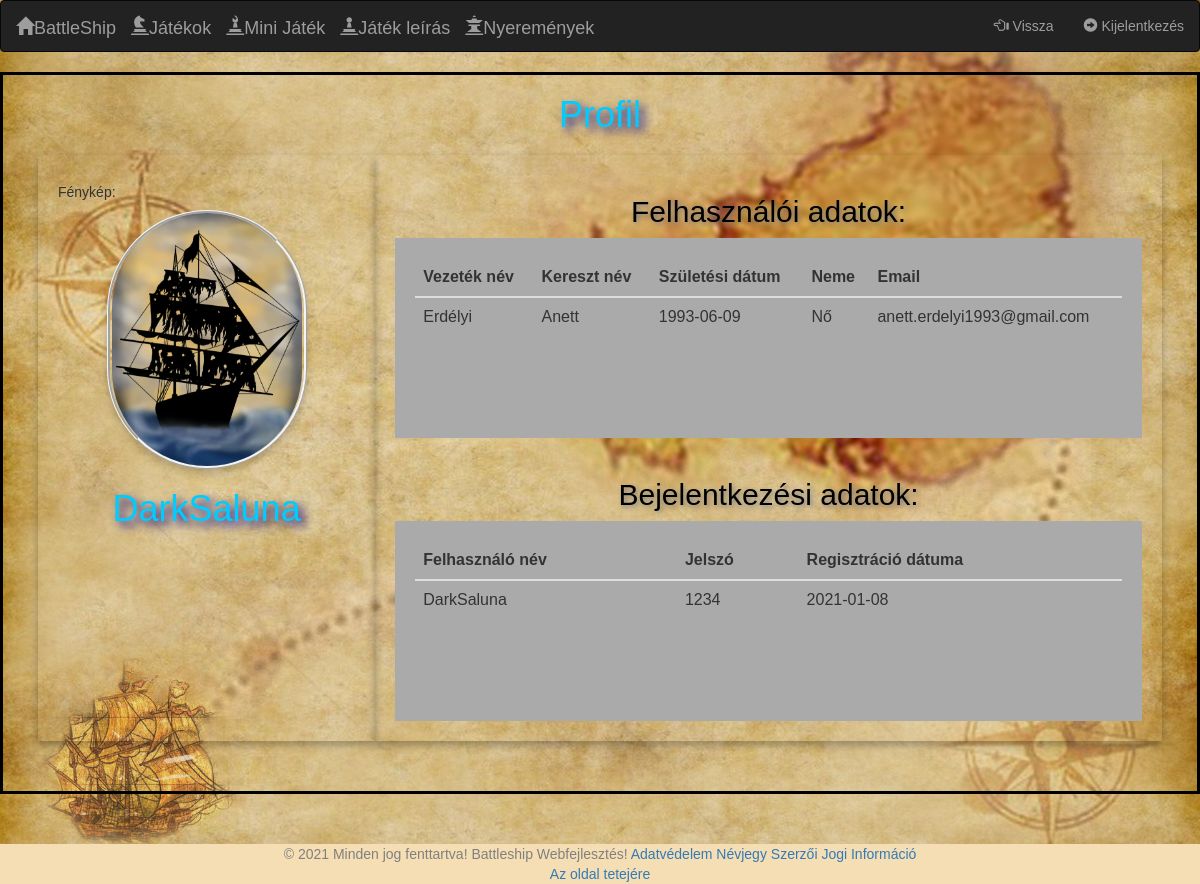
Screenshot of /fooldal/profil.php (signed in) with the database file from the repository.
### tables this page shows
CREATE TABLE `regisztraciosadatok` (
  `id` int(11) NOT NULL,
  `Felhasznalo_nev` varchar(35) NOT NULL,
  `Szuletesi_nev` varchar(35) NOT NULL,
  `Firstname` varchar(40) NOT NULL,
  `Lastname` varchar(40) NOT NULL,
  `nem` varchar(10) NOT NULL,
  `Jelszo` int(11) NOT NULL,
  `email` varchar(50) NOT NULL,
  `Szuletesi_datum` date NOT NULL,
  `Regisztracio_datuma` date NOT NULL
);

### fooldal/profil.php (the view, shortened to what this page needs)
<?php
require_once '../Connect-sign-out-in/ConnectZarodolgozat.php';
?>
<html lang="hu-HU">
    <head>
        <link rel="stylesheet" href="https://maxcdn.bootstrapcdn.com/bootstrap/3.4.1/css/bootstrap.min.css">
        <link href="fooldal.css" rel="stylesheet">
        <link href="../menu & lablec css-ek/navbarstyle.css" rel="stylesheet">
        <link href="../menu & lablec css-ek/lablecstyle.css" rel="stylesheet">
        <link href="profil.css" rel="stylesheet">
    </head>
    <body>
        <nav class="navbar navbar-inverse bg-dark navbar-dark" class="header" id="myHeader">
            <div class="container-fluid">
                <div class="navbar-header">
                    <a class="navbar-brand" href="#"><span class="glyphicon glyphicon-home" target="_blank"></span>BattleShip</a>
                </div>
                <div class="navbar-header">
                    <a class="navbar-brand" href="jatek_oldal_start.php"><span class="glyphicon glyphicon-knight" target="_blank"></span>Játékok</a>
                </div>
                <div class="navbar-header">
                    <a class="navbar-brand" href="minijatek.php"><span class="glyphicon glyphicon-bishop" target="_blank"></span>Mini Játék</a>
                </div>
                <div class="navbar-header">
                    <a class="navbar-brand" href="jatekleiras.php"><span class="glyphicon glyphicon-pawn" target="_blank"></span>Játék leírás</a>
                </div>
                <div class="navbar-header">
                    <a class="navbar-brand" href="nyeremenyek.php"><span class="glyphicon glyphicon-queen" target="_blank"></span>Nyeremények</a>
                </div>
                <ul class="nav navbar-nav navbar-right">
                    <li>
                        <a href="../fooldal/fooldal.php"><span class="glyphicon glyphicon-hand-left" ></span> Vissza</a>
                    </li>
                    <li>
                        <a href="../Connect-sign-out-in/kijelentkezes.php"><span class="glyphicon glyphicon-circle-arrow-right" target="_blank"></span> Kijelentkezés</a>
                    </li>
                </ul>
            </div>
        </nav>
        <div>
            <div class="keret">
                <div class="doboz">
                    <div class="nev">
                        <h1>Profil</h1>
                    </div>
                </div>
                <div class="row">
                    <div class="side">
                      <h5>Fénykép:</h5>
                      <div >
                        <div class="card" style="width:200px;">
                            <img class="responsive" style="width:190px;" src="../pictures/sajat_hajo.jpg" >
                        </div>
                      </div>
                      <h1><?php echo $_SESSION['Felhasznalo_nev']; ?></h1><br>
                    </div>
                <div class="main">
                <h2>Felhasználói adatok:</h2>
                <div class="fakeimg" style="height:200px;">
                    <form method="POST">
                    <table class="table">
                        <thead>
                            <tr>
                                <th>Vezeték név</th>
                                <th>Kereszt név</th>
                                <th>Születési dátum</th>
                                <th>Neme</th>
                                <th>Email</th>
                            </tr>
                        </thead>
                        <tbody>
                        <?php
                        $Felhasznalo_nev=mysqli_real_escape_string($conn, $_SESSION['Felhasznalo_nev']);
                        $result = $conn->query("SELECT `Firstname`, `Lastname`, `Szuletesi_datum`, `nem`, `email` FROM `regisztraciosadatok` WHERE Felhasznalo_nev = '".$Felhasznalo_nev."'");
                        while ($row = $result->fetch_assoc()) {
                                echo '<tr>'
                                    .'<td>'.$row['Firstname'].'</td>'
                                    .'<td>'.$row['Lastname'].'</td>'
                                    .'<td>'.$row['Szuletesi_datum'].'</td>'
                                    .'<td>'.$row['nem'].'</td>'
                                    .'<td>'.$row['email'].'</td>'
                                .'</tr>';
                        }
                        ?>
                        </tbody>
                    </table>
                    </form>
                    </div>
                    <br/>
                    <h2>Bejelentkezési adatok:</h2>
                    <div class="fakeimg" style="height:200px;">
                        <form method="POST">
                            <table class="table">
                                <thead>
                                    <tr>
                                        <th>Felhasználó név</th>
                                        <th>Jelszó</th>
                                        <th>Regisztráció dátuma</th>
                                    </tr>
                                </thead>
                                <tbody>
                                <?php
                                $Felhasznalo_nev=mysqli_real_escape_string($conn, $_SESSION['Felhasznalo_nev']);
                                $result = $conn->query("SELECT `Felhasznalo_nev`, `Jelszo`, `Regisztracio_datuma`  FROM `regisztraciosadatok` WHERE Felhasznalo_nev = '".$Felhasznalo_nev."'");
                                while ($row = $result->fetch_assoc()) {
                                        echo '<tr>'
                                            .'<td>'.$row['Felhasznalo_nev'].'</td>'
                                            .'<td>'.$row['Jelszo'].'</td>'
                                            .'<td>'.$row['Regisztracio_datuma'].'</td>'
                                        .'</tr>';
                                }
                                ?>
                                </tbody>
                            </table>
                          </form>
                    </div>
                </div>
            </div>
            </div>
        </div>
        <footer>
            <div class="footer">
                <span>© 2021 Minden jog fenttartva! Battleship Webfejlesztés!</span>
                <a href="../lablec/adatvedelem.php"><span target="_blank"></span> Adatvédelem</a>
                <a href="../lablec/nevjegy.php"><span target="_blank"></span> Névjegy</a>
                <a href="../lablec/szerzoijogiinformacio.php"><span target="_blank"></span> Szerzői Jogi Információ</a><br/>
                <a href="#"><span target="_blank"></span>Az oldal tetejére</a>
            </div>
        </footer>
    </body>
</html>

### fooldal/fooldal.css (style rules this page uses)
body { background-image: url("../pictures/hatterelsooldal.jpg"); height: 500px; background-position: center; background-repeat: repeat; background-size: cover; position: relative; font-family: Impact, Charcoal, sans-serif; margin: 0; }
h1 { text-align: center; color: #00ccff; text-shadow: 5px 5px 10px darkblue }
h2 { text-align: center; color: black; text-shadow: 2px 2px 5px grey; }

### menu & lablec css-ek/lablecstyle.css (style rules this page uses)
.footer { position: relative; left: 0; bottom: 0; width: 100%; background-color: wheat; color: gray; text-align: center; }

### fooldal/profil.css (style rules this page uses)
.responsive, .keret, .doboz, .card { width: 100%; height: auto; }
.keret { border: solid black 3px; max-width: 1200px; padding: 50px; padding-top: 0; margin: auto; margin-bottom: 50px; }
.card { border: 3px whitesmoke; border-style: ridge; border-radius: 200px; box-shadow: 0 4px 8px 0 rgba(0, 0, 0, 0.2); max-width: 300px; margin: auto; text-align: center; font-family: arial; }
h1 { color: #00ccff; text-shadow: 5px 5px 10px darkblue; text-align: center; margin:20px; }
img { border-radius: 210px; }
.row { display: -ms-flexbox; display: flex; -ms-flex-wrap: wrap; flex-wrap: wrap; }
.side { -ms-flex: 30%; flex: 30%; box-shadow: 0 4px 8px 0 rgba(0, 0, 0, 0.3); padding: 20px; }
.main { -ms-flex: 70%; flex: 70%; box-shadow: 0 4px 8px 0 rgba(0, 0, 0, 0.3); padding: 20px; }
.fakeimg { background-color: #aaa; width: 100%; padding: 20px; }

### rows the page displays
regisztraciosadatok: Firstname "Erdélyi", Lastname "Anett", Szuletesi_datum "1993-06-09", nem "Nő", email "anett.erdelyi1993@gmail.com", Felhasznalo_nev "DarkSaluna", Jelszo "1234", Regisztracio_datuma "2021-01-08"

### other values shown
$_SESSION['Felhasznalo_nev'] "DarkSaluna"
